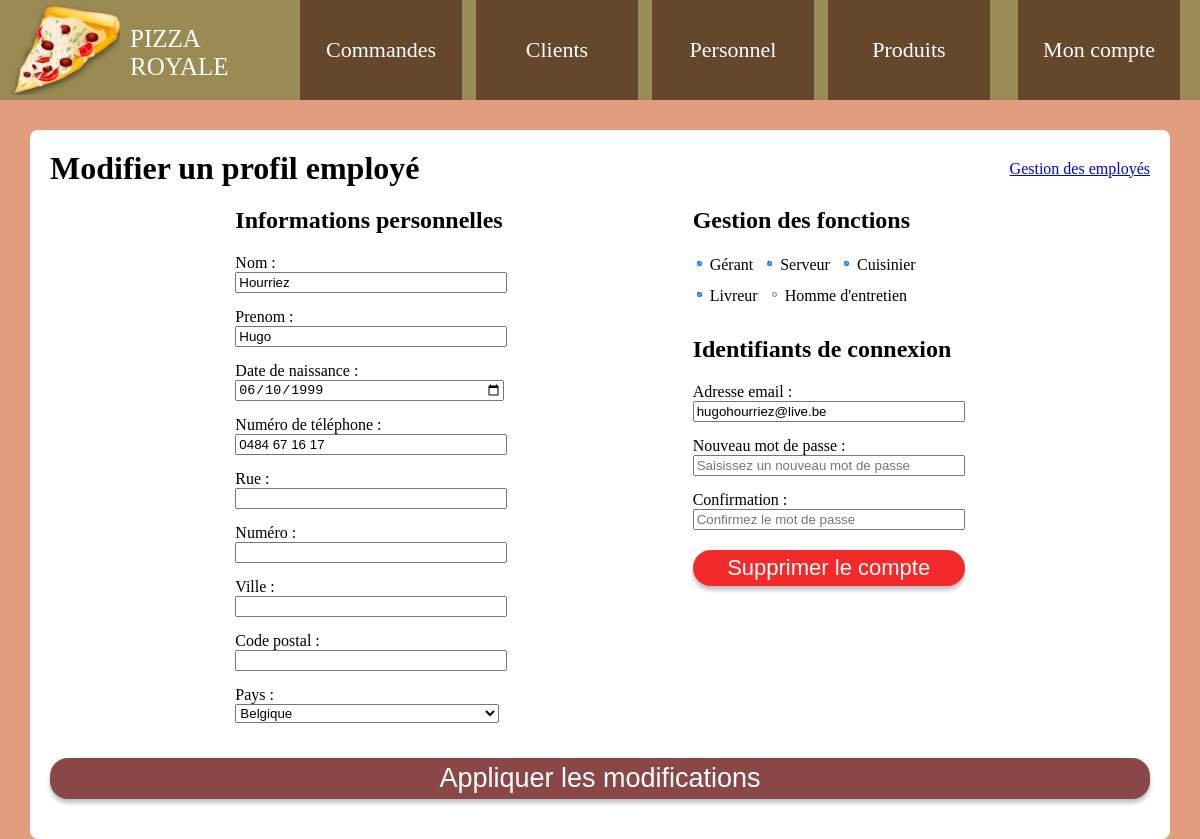
/details_employes.php?id=149 (signed in), run on an earlier commit of the app's database.
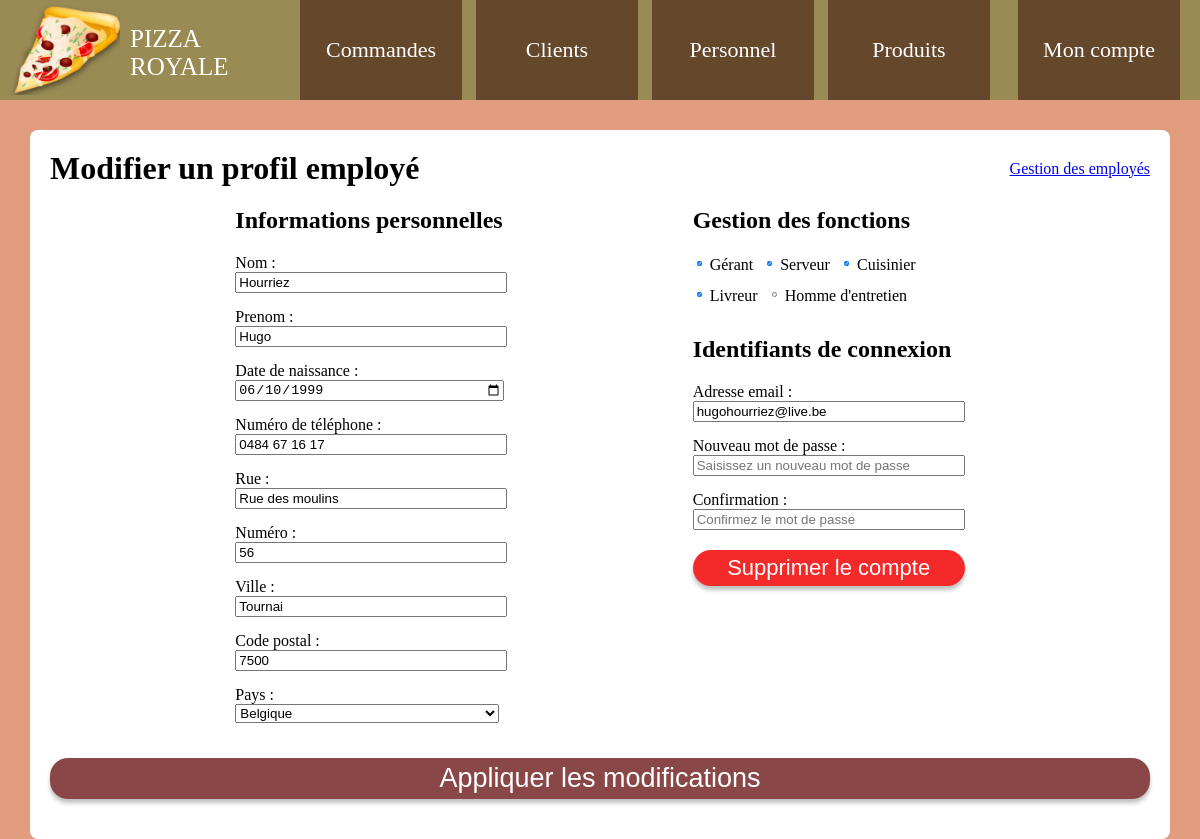
And on a later commit of the database.
### tables this page shows
CREATE TABLE `personnel` (
  `id_personnel` int(11) NOT NULL,
  `nom` varchar(100) NOT NULL,
  `prenom` varchar(100) NOT NULL,
  `email` varchar(255) NOT NULL,
  `pass` varchar(255) NOT NULL,
  `date_naissance` date NOT NULL,
  `telephone` varchar(15) NOT NULL,
  `id_adresse` int(11) DEFAULT NULL
);

CREATE TABLE `adresses` (
  `id_adresse` int(11) NOT NULL,
  `rue` varchar(255) NOT NULL,
  `numero` varchar(15) NOT NULL,
  `ville` varchar(255) NOT NULL,
  `code_postal` int(11) NOT NULL,
  `pays` varchar(255) NOT NULL
);

### details_employes.php (the view, shortened to what this page needs)
<?php
require('config.php');
if(isset($_GET['id'])) {
$id = $_GET['id'];
$req = $bdd->prepare('SELECT * FROM personnel as a LEFT JOIN adresses as b ON a.id_adresse = b.id_adresse WHERE a.id_personnel = :id');
$req->bindValue('id', $id, PDO::PARAM_INT);
$req->execute();
if($req->rowCount() > 0) {
$afficher = $req->fetch(PDO::FETCH_ASSOC);
} else {
header('location: gestionemployes');
exit;
}
} else {
header('location: gestionemployes');
}
?>
<!DOCTYPE html>
<html lang="fr">
<head>
<link href="css/styles.css" rel="stylesheet">
<link rel="stylesheet" href="js/jquery-ui/jquery-ui.min.css">
</head>
<body>
<?php include('header.php'); ?>
<div class="conteneur">
<div class="titre-page">
<h1>Modifier un profil employé</h1>
<a href="gestionemployes">Gestion des employés</a>
</div>
<form action="" method="post">
<div class="contenu">
<div class="employe-flex">
<div class="infos-perso">
<h2>Informations personnelles</h2>
<label for="nom">Nom :</label> <input type="text" id="nom" name="nom" value="<?= $afficher['nom']; ?>" required>
<label for="prenom">Prenom :</label> <input type="text" id="prenom" name="prenom" value="<?= $afficher['prenom']; ?>" required>
<label for="date_naissance">Date de naissance :</label> <input type="date" id="date_naissance" name="date_naissance" value="<?= $afficher['date_naissance']; ?>" required>
<label for="telephone">Numéro de téléphone :</label> <input type="text" id="telephone" name="telephone" value="<?= $afficher['telephone']; ?>" required>
<label for="rue">Rue :</label> <input type="text" id="rue" name="rue" value="<?= $afficher['rue']; ?>" required>
<label for="numero">Numéro :</label> <input type="text" id="numero" name="numero" value="<?= $afficher['numero']; ?>" required>
<label for="ville">Ville :</label> <input type="text" id="ville" name="ville" value="<?= $afficher['ville']; ?>" required>
<label for="code_postal">Code postal :</label> <input type="text" id="code_postal" name="code_postal" value="<?= $afficher['code_postal']; ?>" required>
<label for="pays">Pays :</label><select name="pays" id="pays" required><option value="1"<?php if($afficher['pays'] == 'Belgique') { echo ' selected'; } ?>>Belgique</option></select>
</div>
<div class="identifiants">
<h2>Gestion des fonctions</h2>
<div class="flex-fonctions">
<?php
$req = $bdd->prepare('SELECT id_fonction, nom FROM fonctions ORDER BY id_fonction');
$req->execute();
while($fonction = $req->fetch()) {
$req0 = $bdd->prepare('SELECT id_fonction, id_personnel FROM fonctions_personnel WHERE id_personnel = :id AND id_fonction = :id_fonction ORDER BY id_fonction');
$req0->bindValue('id', $id, PDO::PARAM_INT);
$req0->bindValue('id_fonction', $fonction['id_fonction'], PDO::PARAM_INT);
$req0->execute() or die(print_r($req->errorInfo(), TRUE));
if($req0->rowCount() > 0) {
$checked = ' checked';
} else {
$checked = null;
}
?>
<div class="content-fonctions">
<input type="checkbox" name="fonction[]" id="<?= $fonction['id_fonction']; ?>" value="<?= $fonction['id_fonction']; ?>"<?= $checked; ?>><label for="<?= $fonction['id_fonction']; ?>"><?= $fonction['nom']; ?></label>
</div>
<?php } ?>
</div>
<h2>Identifiants de connexion</h2>
<label for="email">Adresse email :</label> <input type="email" id="email" name="email" value="<?= $afficher['email']; ?>" required>
<label for="password">Nouveau mot de passe :</label> <input type="password" id="password" name="password" placeholder="Saisissez un nouveau mot de passe">
<label for="confirm_password">Confirmation :</label> <input type="password" id="confirm_password" name="confirm_password" placeholder="Confirmez le mot de passe">
<input class="boutton-delete" type="submit" name="supprimer" value="Supprimer le compte">
</div>
</div>
<input class="boutton-rouge" type="submit" name="valider" value="Appliquer les modifications">
</form>
</div>
</body>
</html>

What changed in the data, as far as the page shows it:
changed personnel "Hourriez": rue (not shown) → "Rue des moulins"; numero (not shown) → "56"; ville (not shown) → "Tournai"; code_postal (not shown) → "7500"
now on this page (row unchanged): adresses: pays "Belgique"
Also different on the page:
form field pays: "Belgique" → (not shown)
